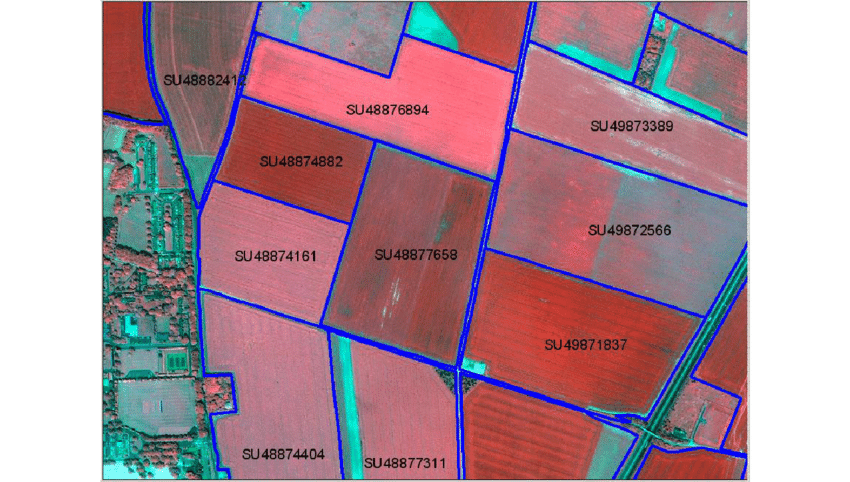
#> input picture land.png, 850 x 482 px
$ jupyter execute --allow-errors PAS074BGE006_LAB_ASSESSMENT_DIA_ARJUNKANDEL.ipynb   (older library calls are emulated)
#> lines starting #> are read from the running program, lines starting #| are printed output that depends on the picture
# CHAPTER 1: SOFTWARE AND PACKAGES SETUP

[cell 1]
import numpy as np
import cv2
from matplotlib import pyplot as plt
from copy import deepcopy

# CHAPTER 2: BASIC OPERATIONS ON IMAGES

[cell 2]
img=cv2.imread("b.jpg",0)

[cell 3]
img

[cell 4]
def wind(image):
    cv2.namedWindow('image',cv2.WINDOW_NORMAL)
    cv2.imshow('image',image)
    cv2.waitKey(0)
    cv2.destroyAllWindows()

[cell 5]
wind(img)

[cell 6]
img1=cv2.imread("b.jpg",1)
wind(img1)

[cell 7]
img2=deepcopy(img1)
circle=cv2.circle(img2,(300,250),130,(55,33,59),10)
wind(circle)

[cell 8]
img4=cv2.imread("b.jpg",1)
wind(img4)

[cell 9]
img3=deepcopy(img4)
def clickToCircle(event,x,y,flags,param):
    if event==cv2.EVENT_LBUTTONDBLCLK:
        cv2.circle(img3,(x,y),50,(255,33,59),5)
cv2.namedWindow('DIFFERENCES',cv2.WINDOW_NORMAL)
cv2.setMouseCallback('DIFFERENCES',clickToCircle)

while True:
    cv2.imshow('DIFFERENCES',img3)
    a=cv2.waitKey(1)
#> (key Esc is pressed here)
    print(a)
    if a==27:
        break
a=a+1
cv2.destroyAllWindows()

[cell 10]
#splitting channels, map algebera

#> (a cell that did not finish here is left out)

[cell 12]
img4

[cell 13]
wind(img4)

#> (a cell that did not finish here is left out)

#> (a cell that did not finish here is left out)

[cell 16]
#resizing, cropping, exporting images

#> (a cell that did not finish here is left out)

#> (a cell that did not finish here is left out)

#> (a cell that did not finish here is left out)

#> (a cell that did not finish here is left out)

#> (a cell that did not finish here is left out)

# CHAPTER 3: GEOMETRIC OPERATIONS IN IMAGES

[cell 22]
#image gradients

[cell 23]
img=cv2.imread("land.png",0)
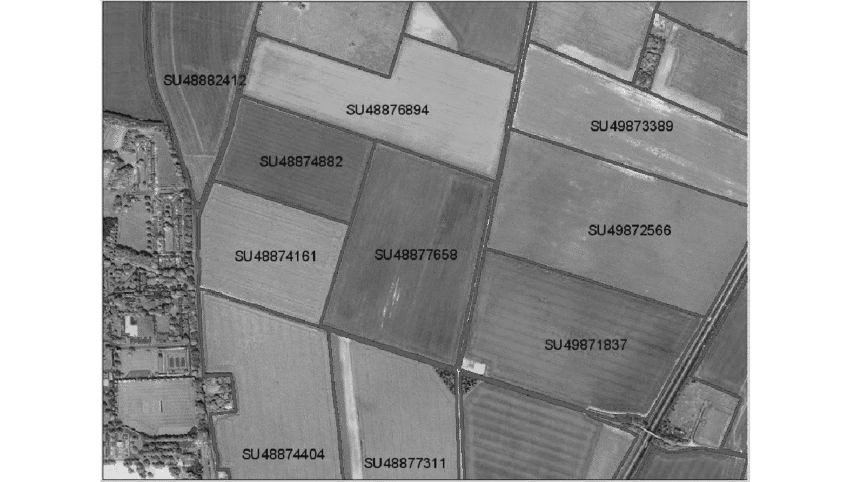
#> img: shape (482, 850); min 21, max 255, mean 156.5
wind(img)

[cell 24]
sobelx=cv2.Sobel(img,cv2.CV_8U,1,0,ksize=3)#x filter
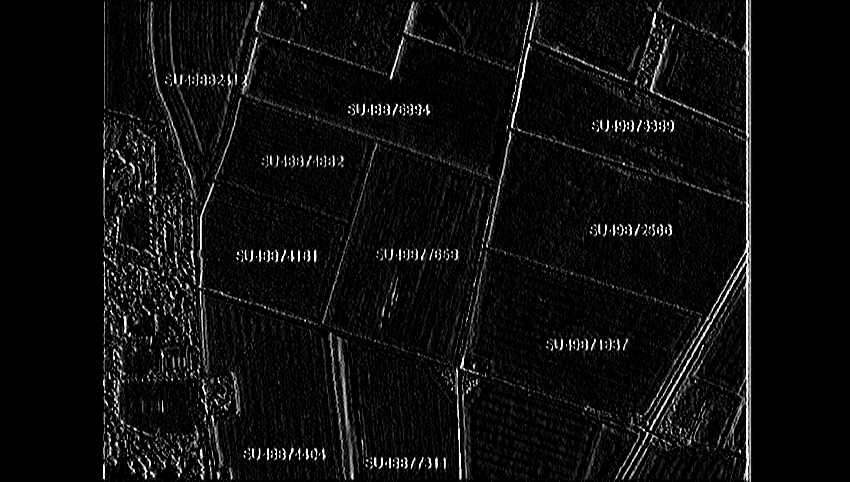
#> sobelx: shape (482, 850); min 0, max 255, mean 13.6

$ run again, with basketball.jpg saved as land.png
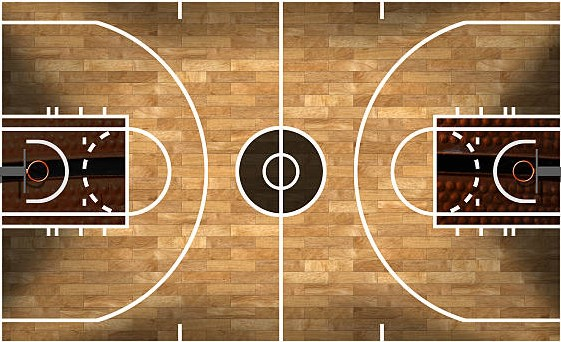
#> input picture basketball.jpg, 561 x 342 px
#> `img=cv2.imread("land.png",0)`:
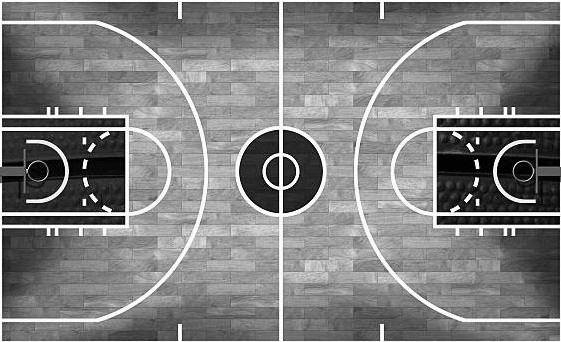
#> img: shape (342, 561); min 0, max 255, mean 127.1
#> `sobelx=cv2.Sobel(img,cv2.CV_8U,1,0,ksize=3)#x filter`:
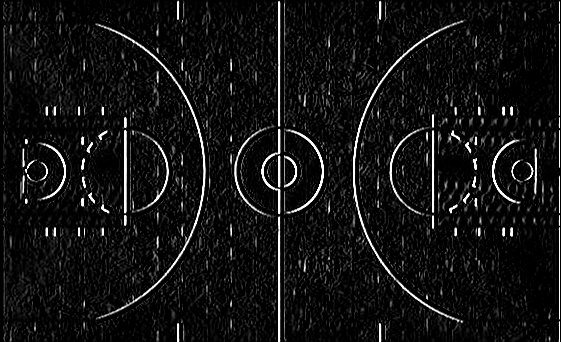
#> sobelx: shape (342, 561); min 0, max 255, mean 18.4
